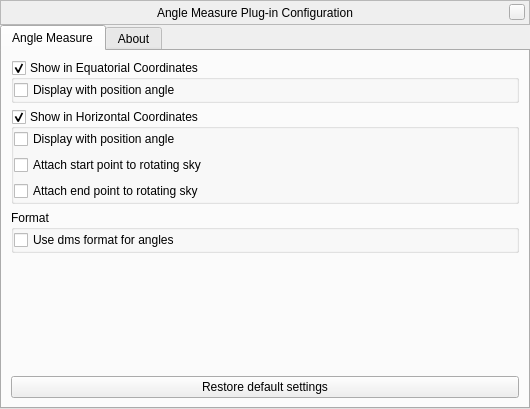
<?xml version="1.0" encoding="UTF-8"?>
<ui version="4.0">
 <class>angleMeasureDialog</class>
 <widget class="QWidget" name="angleMeasureDialog">
  <property name="geometry">
   <rect>
    <x>0</x>
    <y>0</y>
    <width>530</width>
    <height>409</height>
   </rect>
  </property>
  <property name="windowTitle">
   <string>Pulsars Configuration</string>
  </property>
  <layout class="QVBoxLayout" name="verticalLayout_2">
   <property name="spacing">
    <number>0</number>
   </property>
   <property name="leftMargin">
    <number>0</number>
   </property>
   <property name="topMargin">
    <number>0</number>
   </property>
   <property name="rightMargin">
    <number>0</number>
   </property>
   <property name="bottomMargin">
    <number>0</number>
   </property>
   <item>
    <widget class="BarFrame" name="TitleBar">
     <property name="sizePolicy">
      <sizepolicy hsizetype="Expanding" vsizetype="Fixed">
       <horstretch>0</horstretch>
       <verstretch>0</verstretch>
      </sizepolicy>
     </property>
     <property name="minimumSize">
      <size>
       <width>530</width>
       <height>25</height>
      </size>
     </property>
     <property name="maximumSize">
      <size>
       <width>16777215</width>
       <height>25</height>
      </size>
     </property>
     <property name="focusPolicy">
      <enum>Qt::NoFocus</enum>
     </property>
     <property name="autoFillBackground">
      <bool>false</bool>
     </property>
     <property name="frameShape">
      <enum>QFrame::StyledPanel</enum>
     </property>
     <layout class="QHBoxLayout">
      <property name="spacing">
       <number>0</number>
      </property>
      <property name="leftMargin">
       <number>0</number>
      </property>
      <property name="topMargin">
       <number>0</number>
      </property>
      <property name="rightMargin">
       <number>4</number>
      </property>
      <property name="bottomMargin">
       <number>0</number>
      </property>
      <item>
       <spacer>
        <property name="orientation">
         <enum>Qt::Horizontal</enum>
        </property>
        <property name="sizeHint" stdset="0">
         <size>
          <width>40</width>
          <height>20</height>
         </size>
        </property>
       </spacer>
      </item>
      <item>
       <widget class="QLabel" name="stelWindowTitle">
        <property name="text">
         <string>Angle Measure Plug-in Configuration</string>
        </property>
       </widget>
      </item>
      <item>
       <spacer>
        <property name="orientation">
         <enum>Qt::Horizontal</enum>
        </property>
        <property name="sizeHint" stdset="0">
         <size>
          <width>40</width>
          <height>20</height>
         </size>
        </property>
       </spacer>
      </item>
      <item>
       <widget class="QPushButton" name="closeStelWindow">
        <property name="minimumSize">
         <size>
          <width>16</width>
          <height>16</height>
         </size>
        </property>
        <property name="maximumSize">
         <size>
          <width>16</width>
          <height>16</height>
         </size>
        </property>
        <property name="focusPolicy">
         <enum>Qt::NoFocus</enum>
        </property>
        <property name="text">
         <string/>
        </property>
       </widget>
      </item>
     </layout>
    </widget>
   </item>
   <item>
    <widget class="QTabWidget" name="tabs">
     <property name="currentIndex">
      <number>0</number>
     </property>
     <property name="documentMode">
      <bool>false</bool>
     </property>
     <widget class="QWidget" name="settingsTab">
      <attribute name="title">
       <string>Angle Measure</string>
      </attribute>
      <layout class="QVBoxLayout" name="verticalLayout_3">
       <item>
        <widget class="QGroupBox" name="showEquatorial_GroupBox">
         <property name="sizePolicy">
          <sizepolicy hsizetype="Preferred" vsizetype="Preferred">
           <horstretch>0</horstretch>
           <verstretch>0</verstretch>
          </sizepolicy>
         </property>
         <property name="title">
          <string>Show in Equatorial Coordinates</string>
         </property>
         <property name="flat">
          <bool>true</bool>
         </property>
         <property name="checkable">
          <bool>true</bool>
         </property>
         <layout class="QGridLayout" name="gridLayout">
          <property name="leftMargin">
           <number>0</number>
          </property>
          <property name="topMargin">
           <number>0</number>
          </property>
          <property name="rightMargin">
           <number>0</number>
          </property>
          <property name="bottomMargin">
           <number>0</number>
          </property>
          <item row="0" column="0">
           <widget class="QCheckBox" name="showPositionAngleCheckBox">
            <property name="enabled">
             <bool>true</bool>
            </property>
            <property name="text">
             <string>Display with position angle</string>
            </property>
           </widget>
          </item>
         </layout>
        </widget>
       </item>
       <item>
        <widget class="QGroupBox" name="showHorizontal_GroupBox">
         <property name="title">
          <string>Show in Horizontal Coordinates</string>
         </property>
         <property name="flat">
          <bool>true</bool>
         </property>
         <property name="checkable">
          <bool>true</bool>
         </property>
         <layout class="QGridLayout" name="gridLayout_2">
          <property name="leftMargin">
           <number>0</number>
          </property>
          <property name="topMargin">
           <number>0</number>
          </property>
          <property name="rightMargin">
           <number>0</number>
          </property>
          <property name="bottomMargin">
           <number>0</number>
          </property>
          <item row="0" column="0">
           <widget class="QCheckBox" name="showPositionAngleHorizontalCheckBox">
            <property name="toolTip">
             <string>(e.g. for Dobson starhopping)</string>
            </property>
            <property name="text">
             <string>Display with position angle </string>
            </property>
           </widget>
          </item>
          <item row="1" column="0">
           <widget class="QCheckBox" name="azAltStartOnSkyCheckBox">
            <property name="text">
             <string>Attach start point to rotating sky</string>
            </property>
           </widget>
          </item>
          <item row="2" column="0">
           <widget class="QCheckBox" name="azAltEndOnSkyCheckBox">
            <property name="text">
             <string>Attach end point to rotating sky</string>
            </property>
           </widget>
          </item>
         </layout>
        </widget>
       </item>
       <item>
        <widget class="QGroupBox" name="displayBox">
         <property name="title">
          <string>Format</string>
         </property>
         <property name="flat">
          <bool>true</bool>
         </property>
         <layout class="QGridLayout" name="gridLayout_3">
          <property name="leftMargin">
           <number>0</number>
          </property>
          <property name="topMargin">
           <number>0</number>
          </property>
          <property name="rightMargin">
           <number>0</number>
          </property>
          <property name="bottomMargin">
           <number>0</number>
          </property>
          <item row="0" column="0">
           <widget class="QCheckBox" name="useDmsFormatCheckBox">
            <property name="text">
             <string>Use dms format for angles</string>
            </property>
           </widget>
          </item>
         </layout>
        </widget>
       </item>
       <item>
        <spacer name="verticalSpacer_3">
         <property name="orientation">
          <enum>Qt::Vertical</enum>
         </property>
         <property name="sizeHint" stdset="0">
          <size>
           <width>20</width>
           <height>120</height>
          </size>
         </property>
        </spacer>
       </item>
       <item>
        <widget class="QPushButton" name="restoreDefaultsButton">
         <property name="sizePolicy">
          <sizepolicy hsizetype="Expanding" vsizetype="Fixed">
           <horstretch>0</horstretch>
           <verstretch>0</verstretch>
          </sizepolicy>
         </property>
         <property name="text">
          <string>Restore default settings</string>
         </property>
        </widget>
       </item>
      </layout>
     </widget>
     <widget class="QWidget" name="aboutTab">
      <attribute name="title">
       <string comment="tab in plugin windows">About</string>
      </attribute>
      <layout class="QVBoxLayout" name="verticalLayout_11">
       <property name="spacing">
        <number>9</number>
       </property>
       <item>
        <widget class="QTextBrowser" name="aboutTextBrowser">
         <property name="openExternalLinks">
          <bool>true</bool>
         </property>
         <property name="openLinks">
          <bool>true</bool>
         </property>
        </widget>
       </item>
      </layout>
     </widget>
    </widget>
   </item>
  </layout>
 </widget>
 <customwidgets>
  <customwidget>
   <class>BarFrame</class>
   <extends>QFrame</extends>
   <header>Dialog.hpp</header>
   <container>1</container>
  </customwidget>
 </customwidgets>
 <resources/>
 <connections/>
</ui>
